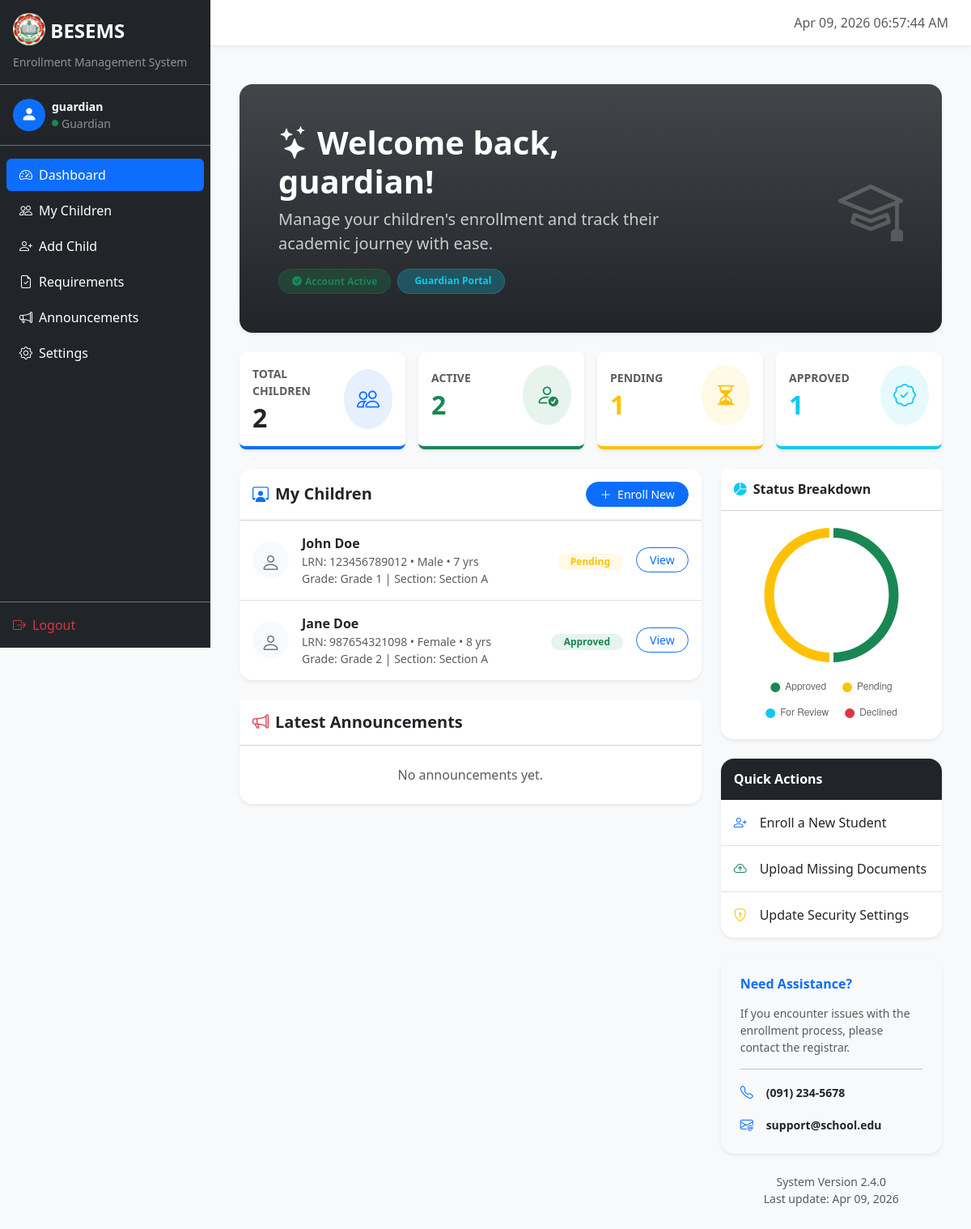
/dashboard (signed in), run on the app's committed database.
### tables this page shows
CREATE TABLE `students` (
  `student_id` int(11) NOT NULL,
  `guardian_id` int(11) NOT NULL,
  `lrn` varchar(12) NOT NULL,
  
   
  `first_name` varchar(100) NOT NULL,
  `middle_name` varchar(100) DEFAULT NULL,
  `last_name` varchar(100) NOT NULL,
  `name_extension` varchar(10) DEFAULT NULL,
  `date_of_birth` date NOT NULL,
  `place_of_birth` varchar(200) DEFAULT NULL,
  `gender` enum('Male','Female') NOT NULL,
  
   
  `mother_tongue` varchar(50) DEFAULT NULL,
  `religion` varchar(50) DEFAULT NULL,
  `indigenous_people` varchar(50) DEFAULT NULL,
  
   
  `house_number` varchar(50) DEFAULT NULL,
  `street_name` varchar(100) DEFAULT NULL,
  `barangay` varchar(100) NOT NULL,
  `city_municipality` varchar(100) NOT NULL,
  `province` varchar(100) NOT NULL,
  `region` varchar(100) DEFAULT NULL,
  `zip_code` varchar(10) DEFAULT NULL,
  
   
  `father_name` varchar(200) DEFAULT NULL,
  `father_occupation` varchar(100) DEFAULT NULL,
  `father_contact` varchar(15) DEFAULT NULL,
  `mother_name` varchar(200) DEFAULT NULL,
  `mother_occupation` varchar(100) DEFAULT NULL,
  `mother_contact` varchar(15) DEFAULT NULL,
  `guardian_name` varchar(200) DEFAULT NULL,
  `guardian_relationship` enum('Parent','Legal Guardian','Grandparent','Aunt/Uncle','Sibling','Other') NOT NULL,
  `guardian_occupation` varchar(100) DEFAULT NULL,
  
   
  `assigned_section_id` int(11) DEFAULT NULL,
  `enrollment_type` enum('New','Continuing','Transferee','Returnee') DEFAULT 'New',
  `previous_school` varchar(200) DEFAULT NULL,
  `previous_grade_level` varchar(20) DEFAULT NULL,
  `student_status` enum('Active','Inactive','Transferred','Graduated','Dropped') DEFAULT 'Active',
  
   
  `created_at` timestamp NOT NULL DEFAULT current_timestamp(),
  `updated_at` timestamp NOT NULL DEFAULT current_timestamp() ON UPDATE current_timestamp()
);

CREATE TABLE `grade_levels` (
  `grade_id` int(11) NOT NULL,
  `grade_name` varchar(20) NOT NULL,
  `grade_level` tinyint(1) NOT NULL,
  `is_active` tinyint(1) DEFAULT 1
);

CREATE TABLE `sections` (
  `section_id` int(11) NOT NULL,
  `grade_id` int(11) NOT NULL,
  `section_name` varchar(50) NOT NULL,
  `room_number` varchar(20) DEFAULT NULL,
  `max_students` int(11) DEFAULT 40,
  `adviser_name` varchar(100) DEFAULT NULL,
  `school_year` varchar(20) DEFAULT NULL,
  `is_active` tinyint(1) DEFAULT 1,
  `created_at` timestamp NOT NULL DEFAULT current_timestamp()
);

CREATE TABLE `student_requirements` (
  `requirement_id` int(11) NOT NULL,
  `student_id` int(11) NOT NULL,
  
   
  `birth_certificate` tinyint(1) DEFAULT 0,
  `report_card_form137` tinyint(1) DEFAULT 0,
  `good_moral_certificate` tinyint(1) DEFAULT 0,
  `certificate_of_completion` tinyint(1) DEFAULT 0,
  `id_picture_2x2` tinyint(1) DEFAULT 0,
  
   
  `transfer_credential` tinyint(1) DEFAULT 0,
  `medical_certificate` tinyint(1) DEFAULT 0,
  
   
  `enrollment_status` enum('Pending','For Review','Approved','Declined','Incomplete') DEFAULT 'Pending',
  `remarks` text DEFAULT NULL,
  `admin_notes` text DEFAULT NULL,
  
   
  `submitted_at` timestamp NULL DEFAULT NULL,
  `reviewed_at` timestamp NULL DEFAULT NULL,
  `reviewed_by` int(11) DEFAULT NULL,
  `approved_at` timestamp NULL DEFAULT NULL,
  `approved_by` int(11) DEFAULT NULL,
  
  `created_at` timestamp NOT NULL DEFAULT current_timestamp(),
  `updated_at` timestamp NOT NULL DEFAULT current_timestamp() ON UPDATE current_timestamp()
);

### views/guardian/dashboard.php (the view, shortened to what the rows shown need)
<div class="container-fluid py-4">
    <div class="row g-4">
        <div class="col-12">
            <div class="card border-0 bg-dark bg-gradient text-white shadow-sm rounded-4">
                <div class="card-body p-4 p-md-5">
                    <div class="row align-items-center">
                        <div class="col-md-8">
                            <h1 class="display-6 fw-bold mb-2">
                                <i class="bi bi-stars me-2"></i>Welcome back, <?= htmlspecialchars($name) ?>!
                            </h1>
                        </div>
                    </div>
                </div>
            </div>
        </div>
        <div class="col-12">
            <div class="row g-3">
                <div class="col-6 col-xl-3">
                    <div class="card shadow-sm border-0 border-bottom border-primary border-4 h-100 rounded-3">
                        <div class="card-body">
                            <div class="d-flex align-items-center justify-content-between">
                                <div>
                                    <h2 class="mb-0 fw-bold"><?= number_format($student_counts['total'] ?? 0) ?></h2>
                                </div>
                            </div>
                        </div>
                    </div>
                </div>
                <div class="col-6 col-xl-3">
                    <div class="card shadow-sm border-0 border-bottom border-success border-4 h-100 rounded-3">
                        <div class="card-body">
                            <div class="d-flex align-items-center justify-content-between">
                                <div>
                                    <h2 class="mb-0 fw-bold text-success"><?= number_format($student_counts['active'] ?? 0) ?></h2>
                                </div>
                            </div>
                        </div>
                    </div>
                </div>
                <div class="col-6 col-xl-3">
                    <div class="card shadow-sm border-0 border-bottom border-warning border-4 h-100 rounded-3">
                        <div class="card-body">
                            <div class="d-flex align-items-center justify-content-between">
                                <div>
                                    <h2 class="mb-0 fw-bold text-warning"><?= number_format($enrollment_counts['pending'] ?? 0) ?></h2>
                                </div>
                            </div>
                        </div>
                    </div>
                </div>
                <div class="col-6 col-xl-3">
                    <div class="card shadow-sm border-0 border-bottom border-info border-4 h-100 rounded-3">
                        <div class="card-body">
                            <div class="d-flex align-items-center justify-content-between">
                                <div>
                                    <h2 class="mb-0 fw-bold text-info"><?= number_format($enrollment_counts['approved'] ?? 0) ?></h2>
                                </div>
                            </div>
                        </div>
                    </div>
                </div>
            </div>
        </div>
        <div class="col-lg-8">
            <div class="row g-4">
                <div class="col-12">
                    <div class="card shadow-sm border-0 rounded-4 overflow-hidden">
                        <div class="card-body p-0">
                            <?php if (!empty($students)): ?>
                                <div class="list-group list-group-flush">
                                    <?php foreach ($students as $student): ?>
                                        <div class="list-group-item p-3">
                                            <div class="d-flex align-items-center gap-3">
                                                <div class="avatar-sm bg-light rounded-circle p-2 text-center" style="width: 45px; height: 45px;">
                                                    <i class="bi bi-person text-secondary fs-4"></i>
                                                </div>
                                                <div class="flex-grow-1">
                                                    <div class="fw-bold text-dark"><?= htmlspecialchars($student['first_name'] . ' ' . $student['last_name']) ?></div>
                                                    <div class="small text-muted">LRN: <?= htmlspecialchars($student['lrn']) ?> • <?= htmlspecialchars($student['gender']) ?> • <?= $student['age'] ?> yrs</div>
                                                    <div class="small text-muted">Grade: <?= htmlspecialchars($student['grade_name'] ?? 'N/A') ?> | Section: <?= htmlspecialchars($student['section_name'] ?? 'Pending Assignment') ?></div>
                                                </div>
                                                <div class="text-end">
                                                    <?php
                                                    $status = $student['enrollment_status'] ?? 'Not Enrolled';
                                                    $badge_class = match ($status) {
                                                        'Approved' => 'success',
                                                        'Pending', 'For Review' => 'warning',
                                                        'Declined' => 'danger',
                                                        default => 'secondary'
                                                    };
                                                    ?>
                                                    <span class="badge rounded-pill bg-<?= $badge_class ?> bg-opacity-10 text-<?= $badge_class ?> px-3">
                                                        <?= htmlspecialchars($status) ?>
                                                    </span>
                                                </div>
                                                <div class="text-end">
                                                    <a href="view-student?id=<?= $student['student_id'] ?>" class="btn btn-sm btn-outline-primary rounded-pill px-3">View</a>
                                                </div>
                                            </div>
                                        </div>
                                    <?php endforeach; ?>
                                </div>
                            <?php endif; ?>
                        </div>
                    </div>
                </div>
            </div>
        </div>
    </div>
</div>
<script>
    // Pass PHP data to JS variables for chart
    const guardianEnrollmentStatusData = {
        approved: <?= $enrollment_counts['approved'] ?? 0 ?>,
        pending: <?= $enrollment_counts['pending'] ?? 0 ?>,
        for_review: <?= $enrollment_counts['for_review'] ?? 0 ?>,
        declined: <?= $enrollment_counts['declined'] ?? 0 ?>
    };
</script>

### data on the page
students: first_name+last_name "John Doe", lrn "123456789012", gender "Male", age "7", grade_levels.grade_name "Grade 1", assigned_section.section_name "Section A", student_requirements.enrollment_status "Pending"
students: first_name+last_name "Jane Doe", lrn "987654321098", gender "Female", age "8", grade_levels.grade_name "Grade 2", assigned_section.section_name "Section A", student_requirements.enrollment_status "Approved"

### other printed values
$_SESSION['name'] "guardian"
$userRole "Guardian"
$item['label'] "Dashboard"
$item['label'] "My Children"
$item['label'] "Add Child"
$item['label'] "Requirements"
$item['label'] "Announcements"
$item['label'] "Settings"
$name "guardian"
$student_counts['total'] "2"
$student_counts['active'] "2"
$enrollment_counts['pending'] "1"
$enrollment_counts['approved'] "1"
chart data {{ $enrollment_counts['approved'] }} 1
chart data {{ $enrollment_counts['pending'] }} 1
